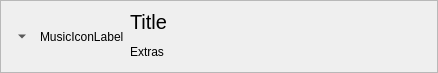
<?xml version="1.0" encoding="UTF-8"?>
<ui version="4.0">
 <class>SlideMprisController</class>
 <widget class="QWidget" name="SlideMprisController">
  <property name="geometry">
   <rect>
    <x>0</x>
    <y>0</y>
    <width>438</width>
    <height>73</height>
   </rect>
  </property>
  <property name="windowTitle">
   <string notr="true">Form</string>
  </property>
  <property name="autoFillBackground">
   <bool>true</bool>
  </property>
  <layout class="QHBoxLayout" name="horizontalLayout">
   <property name="spacing">
    <number>0</number>
   </property>
   <property name="leftMargin">
    <number>0</number>
   </property>
   <property name="topMargin">
    <number>0</number>
   </property>
   <property name="rightMargin">
    <number>0</number>
   </property>
   <property name="bottomMargin">
    <number>0</number>
   </property>
   <item>
    <widget class="QFrame" name="frame">
     <property name="frameShape">
      <enum>QFrame::StyledPanel</enum>
     </property>
     <property name="frameShadow">
      <enum>QFrame::Raised</enum>
     </property>
     <layout class="QHBoxLayout" name="horizontalLayout_2">
      <item>
       <widget class="QToolButton" name="mprisSelection">
        <property name="text">
         <string/>
        </property>
        <property name="icon">
         <iconset theme="arrow-down"/>
        </property>
        <property name="popupMode">
         <enum>QToolButton::InstantPopup</enum>
        </property>
        <property name="autoRaise">
         <bool>true</bool>
        </property>
        <property name="arrowType">
         <enum>Qt::DownArrow</enum>
        </property>
       </widget>
      </item>
      <item>
       <widget class="QLabel" name="mprisIcon">
        <property name="text">
         <string notr="true">MusicIconLabel</string>
        </property>
       </widget>
      </item>
      <item>
       <layout class="QVBoxLayout" name="verticalLayout_7">
        <item>
         <widget class="QLabel" name="mprisTitle">
          <property name="sizePolicy">
           <sizepolicy hsizetype="Expanding" vsizetype="Preferred">
            <horstretch>0</horstretch>
            <verstretch>0</verstretch>
           </sizepolicy>
          </property>
          <property name="font">
           <font>
            <pointsize>15</pointsize>
           </font>
          </property>
          <property name="text">
           <string notr="true">Title</string>
          </property>
         </widget>
        </item>
        <item>
         <widget class="QLabel" name="mprisMetadata">
          <property name="text">
           <string notr="true">Extras</string>
          </property>
         </widget>
        </item>
       </layout>
      </item>
      <item>
       <widget class="QPushButton" name="mprisBack">
        <property name="text">
         <string/>
        </property>
        <property name="icon">
         <iconset theme="media-skip-backward">
          <normaloff>../../../../tsscreenlock/screenlock</normaloff>../../../../tsscreenlock/screenlock</iconset>
        </property>
        <property name="flat">
         <bool>true</bool>
        </property>
       </widget>
      </item>
      <item>
       <widget class="QPushButton" name="mprisPlay">
        <property name="text">
         <string/>
        </property>
        <property name="icon">
         <iconset theme="media-playback-start">
          <normaloff>../../../../tsscreenlock/screenlock</normaloff>../../../../tsscreenlock/screenlock</iconset>
        </property>
        <property name="iconSize">
         <size>
          <width>32</width>
          <height>32</height>
         </size>
        </property>
        <property name="flat">
         <bool>true</bool>
        </property>
       </widget>
      </item>
      <item>
       <widget class="QPushButton" name="mprisNext">
        <property name="text">
         <string/>
        </property>
        <property name="icon">
         <iconset theme="media-skip-forward">
          <normaloff>../../../../tsscreenlock/screenlock</normaloff>../../../../tsscreenlock/screenlock</iconset>
        </property>
        <property name="flat">
         <bool>true</bool>
        </property>
       </widget>
      </item>
     </layout>
    </widget>
   </item>
  </layout>
 </widget>
 <resources/>
 <connections/>
</ui>
